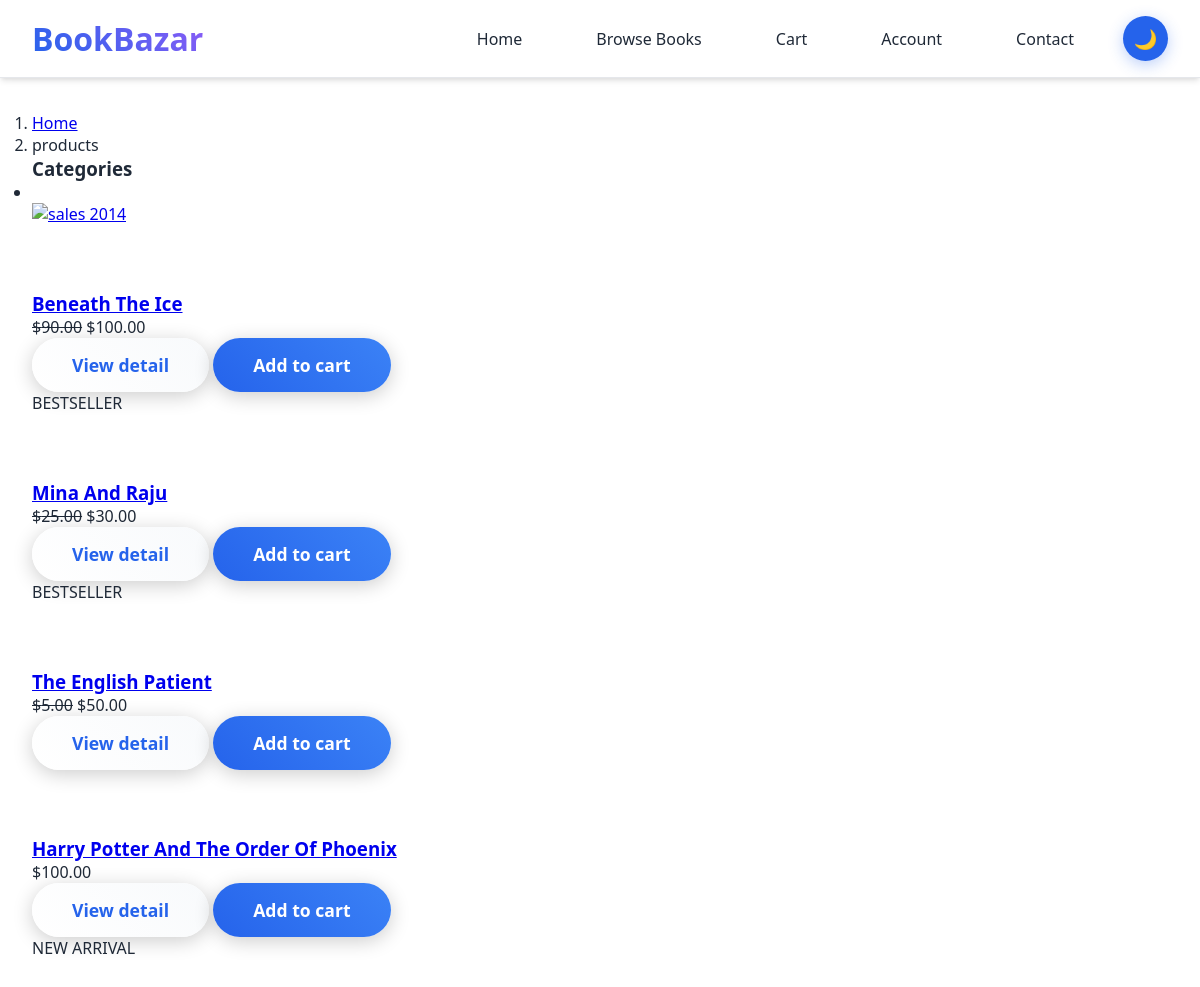
The app's page /search/, older data.
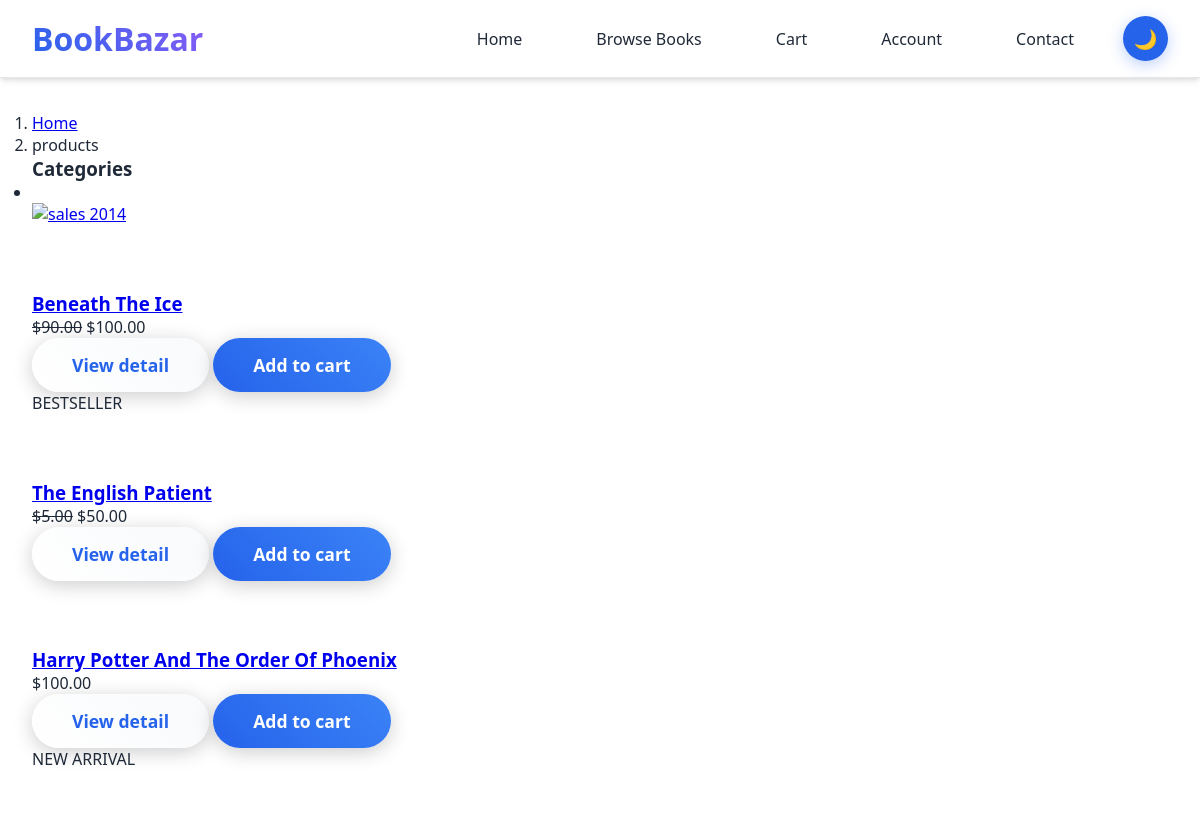
The same page, newer data.
### eco/models.py (models this page shows, shortened)
class Book(models.Model):
    title = models.CharField(max_length=200)
    author = models.ForeignKey(Author, on_delete=models.SET_NULL, null=True, blank=True)
    additional_authors = models.CharField(max_length=200, blank=True, help_text="Other authors, separated by commas")
    isbn = models.CharField(max_length=13, blank=True, verbose_name="ISBN")
    isbn13 = models.CharField(max_length=17, blank=True, verbose_name="ISBN-13")
    category = TreeForeignKey(Category, related_name='books', on_delete=models.SET_NULL, null=True, blank=True)
    genre = models.CharField(max_length=20, choices=BOOK_GENRES, blank=True)
    format_type = models.CharField(max_length=10, choices=BOOK_FORMATS, default='PAPERBACK')
    condition = models.CharField(max_length=10, choices=BOOK_CONDITIONS, default='NEW')
    publisher = models.ForeignKey(Publisher, on_delete=models.SET_NULL, null=True, blank=True)
    publication_date = models.DateField(null=True, blank=True)
    edition = models.CharField(max_length=50, blank=True)
    pages = models.PositiveIntegerField(null=True, blank=True)
    language = models.CharField(max_length=50, default='English')
    price = models.DecimalField(max_digits=10, decimal_places=2)
    discount_price = models.DecimalField(max_digits=10, decimal_places=2, null=True, blank=True)
    featured = models.BooleanField(default=False, help_text="Mark this book as featured on homepage")
    label1 = models.CharField(choices=LABEL_CHOICES, max_length=1, blank=True)
    label2 = models.CharField(choices=LABEL_CHOICES, max_length=1, blank=True)
    label3 = models.CharField(choices=LABEL_CHOICES, max_length=1, blank=True)
    cover_image = models.ImageField(upload_to='book_covers/', blank=True, null=True, help_text="Main book cover image")
    additional_images = models.ImageField(upload_to='book_images/', blank=True, null=True, help_text="Additional book images")
    description = models.TextField()
    excerpt = models.TextField(blank=True, help_text="Short excerpt or first chapter")
    stock_quantity = models.PositiveIntegerField(default=0)
    is_available = models.BooleanField(default=True)
    slug = models.SlugField(unique=True)
    created_at = models.DateTimeField(auto_now_add=True)
    updated_at = models.DateTimeField(auto_now=True)
    class Meta:
        ordering = ['-created_at']
        verbose_name = "Book"
        verbose_name_plural = "Books"
    def get_absolute_url(self):
        return reverse("eco:product-detail", kwargs={'slug': self.slug})
    def get_add_to_cart_url(self):
        return reverse("eco:add-to-cart", kwargs={'slug': self.slug})

### eco/views.py (the view)
# urls.py: path('search/', views.SearchView.as_view(), name='search'),
class SearchView(View):
    def get(self, request, *args, **kwargs):
        try:
            queryset1 = Book.objects.all()
            categories = Category.objects.annotate(
                total_books=Count('books', filter=Q(books__is_available=True))
            )
            query = request.GET.get('q')
            if query:
                queryset1 = queryset1.filter(
                    Q(title__icontains=query) |
                    Q(description__icontains=query) |
                    Q(price__icontains=query) |
                    Q(author__icontains=query) |
                    Q(isbn__icontains=query)
                ).distinct()
                queryset = list(
                    sorted(
                        chain(queryset1),
                        key=lambda objects: objects.pk
                    ))
            else:
                queryset = queryset1
            context = {
                'queryset': queryset,
                'categories': categories,
                'query': query,
            }
            return render(request, 'eco/results.html', context)
        except ObjectDoesNotExist:
            messages.info(self.request, "Search based on title, author, ISBN, or price")
            return redirect("eco:home")

### eco/context_processors.py (called while the page is built, shortened)
def cart_count(request):
    cart_count = 0
    return {'cart_count': cart_count}

### templates/eco/results.html (shortened to what this page needs)
{% extends "eco/base.html" %}
{% load static %}
{% load mptt_tags %}
{% block content %}
  <body>
    <div id="all">
      <div id="content">
        <div class="container">
          <div class="row">
            <div class="col-lg-12">
              <nav aria-label="breadcrumb">
                <ol class="breadcrumb">
                  <li class="breadcrumb-item"><a href="{% url 'eco:EcoIndex' %}">Home</a></li>
                  <li aria-current="page" class="breadcrumb-item active">products</li>
                </ol>
              </nav>
            </div>
            <div class="col-lg-3">
              <div class="card sidebar-menu mb-4">
                <div class="card-header">
                  <h3 class="h4 card-title">Categories</h3>
                </div>
                <div class="card-body">
                  <ul class="nav nav-pills flex-column category-menu">
                    <li>
                  </li>
                  </ul>
                </div>
              </div>
              <div class="banner"><a href="#"><img src="{% static 'eco/img/banner.jpg' %}" alt="sales 2014" class="img-fluid"></a></div>
            </div>
            <div class="col-lg-9">
                {% if queryset %}
              <div class="row products">
                {% for item in queryset  %}
                <div class="col-lg-4 col-md-6">
                  <div class="product">
                    <div class="flip-container">
                      <div class="flipper">
                        <div class="front"><a href="{{item.get_absolute_url}}"><img src="{{item.image.url}}" alt="" class="img-fluid"></a></div>
                        <div class="back"><a href="{{item.get_absolute_url}}"><img src="{{item.image.url}}" alt="" class="img-fluid"></a></div>
                      </div>
                    </div><a href="{{item.get_absolute_url}}" class="invisible"><img src="{{item.image.url}}" alt="" class="img-fluid"></a>
                    <div class="text">
                      <h3><a href="{{item.get_absolute_url}}">{{item.title}}</a></h3>
                      <p class="price">
                       {% if item.discount_price %}
                        <del>${{item.discount_price}}</del>
                        {% endif %}
                        ${{item.price}}
                      </p>
                      <p class="buttons">
                        <a href="{{item.get_absolute_url}}" class="btn btn-outline-secondary">View detail</a>
                        <a href="{{item.get_add_to_cart_url}}" class="btn btn-primary">Add to cart
                        </a>
                      </p>
                    </div>
                  {% if item.label1 %}
                  <div class="ribbon sale">
                    <div class="theribbon">{{item.get_label1_display}}</div>
                  </div>
                  {% endif %}
                  </div>
                </div>
                {% endfor %}
              </div>
                {% else %}
        <h2 style="color:red">Products and price are not available based on your search criteria</h2>
              {% endif %}
            </div>
          </div>
        </div>
      </div>
    </div>
  </body>
{% endblock content %}

Row changes from the older to the newer data that the page shows:
removed Book: title "Mina And Raju", discount_price "25.00", price "30.00", label1 "BESTSELLER"
